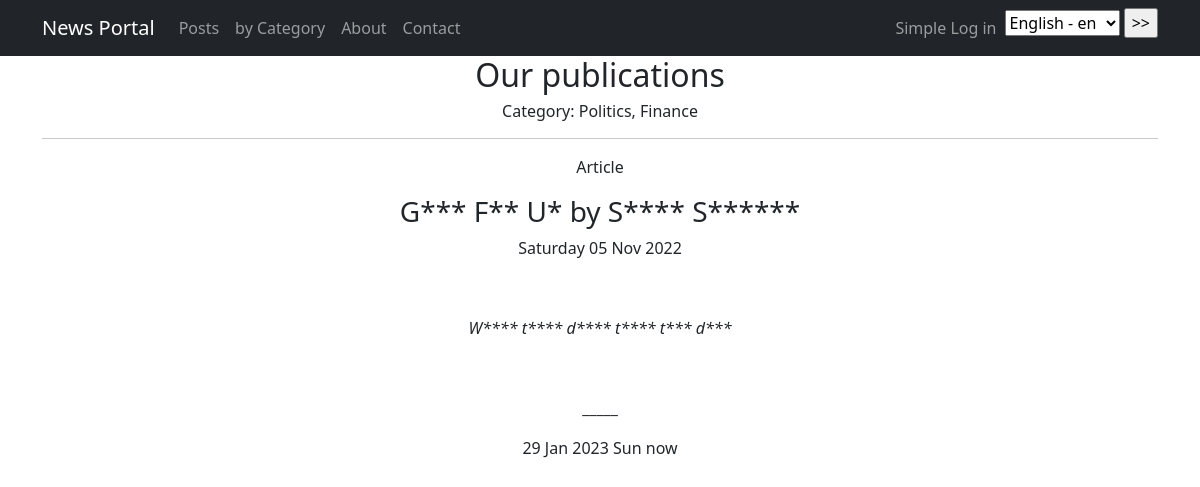
The page /posts/16 on the database its author committed.
### news/models.py (models this page shows, shortened)
class Category(models.Model):
    CATEGORIES = [
        ('NW', gettext_lazy('News')),
        ('PL', gettext_lazy('Politics')),
        ('FN', gettext_lazy('Finance')),
        ('ED', gettext_lazy('Education')),
        ('AT', gettext_lazy('Auto')),
        ('SP', gettext_lazy('Sport')),
    ]
    category = models.CharField(max_length=2, choices=CATEGORIES, default='NW')
    userCategory = models.ManyToManyField(User, through='UserCategory')

class Post(models.Model):
    POSTS = [
        ('N', gettext_lazy('News')),
        ('A', gettext_lazy('Article')),
    ]
    author = models.ForeignKey(Author, on_delete=models.CASCADE)
    post = models.CharField(gettext_lazy('post'), max_length=1, choices=POSTS, default='N')
    time_in = models.DateTimeField(auto_now_add=True)
    title = models.CharField(gettext_lazy('title'), max_length=128)
    text = models.TextField(gettext_lazy('text'), default='In progress')
    rating = models.SmallIntegerField(default=0)
    category = models.ManyToManyField(Category, through='PostCategory', verbose_name=gettext_lazy('category'))
    def get_title(self):
        return str(self.title).upper()
    def __str__(self):
        return f'{self.get_title()}'
    def getpost(self):
        return f'{self.get_post_display()}'

class Author(models.Model):
    userAuthor = models.OneToOneField(User, on_delete=models.CASCADE)
    rating = models.SmallIntegerField(default=0)

### news/views.py (the view)
# urls.py: path('<int:pk>', PostDetail.as_view(), name='post_detail'),
class PostDetail(DetailView):
    model = Post
    template_name = 'news/post.html'
    context_object_name = 'post'
    def get_object(self, *args, **kwargs):
        obj = cache.get(f'post-{self.kwargs["pk"]}', None)
        print('get from cashe: ', obj)
        if not obj:
            obj = super().get_object(queryset=self.queryset)
            print('set to cashe: ', obj)
            cache.set(f'post-{self.kwargs["pk"]}', obj)
        return obj

### news/context_processors/navbarcreateperm.py (called while the page is built)
def count_post_create(request, hours=24, limit=3):
    user = request.user
    today = datetime.now()
    count_period = today - timedelta(hours=hours)
    in_limit = 0
    if hasattr(user, 'author'):
        count_posts = Post.objects.filter(time_in__gte=count_period, author=user.author).count()
        in_limit = limit - count_posts if limit - count_posts > 0 else 0
    return {
        'in_limit': in_limit,
    }

### news/templatetags/custom_filters.py (called while the page is built)
@register.filter()
def authorfullname(field):
    return f'{field.userAuthor.first_name} {field.userAuthor.last_name.upper()}'

@register.filter(name='censor')
@stringfilter
def cens(value, rcode='*'):
    str_v = value
    for x in punctuation_list:
        str_v = str_v.replace(x, ' ')
    str_v = str_v.split(' ')
    for v in str_v:
        if profanity.censor(v) != v:
            value = value.replace(v, f"{v[0]}{rcode * (len(v) - 1)}")
    return value

### news/templatetags/custom_tags.py (called while the page is built)
@register.simple_tag()
def current_time(format_string='%b %d %Y'):
    return datetime.utcnow().strftime(format_string)

### templates/news/post.html (shortened to what this page needs)
{% extends 'flatpages/default.html' %}
{% load custom_filters %}
{% load custom_tags %}
{% load i18n %}
{% block content %}
    <h2>{% trans "Our publications" %}</h2>
    <h6> {% trans "Category" %}:
        {% for cat in post.category.all %}
            {% if not forloop.last %}
                {{ cat.get_category_display }},
            {% else %}
                {{ cat.get_category_display }}
            {% endif %}
        {% endfor %}
    </h6>
    <hr>
    <p>{{ post.getpost }}</p>
    <h3>{{ post.title|censor|upper }} {% trans "by" %} {{ post.author|authorfullname|censor }}</h3>
    <p>{{ post.time_in|date:'l d M Y' }}</p>
    <p>&nbsp;</p>
    <p><em>{{ post.text|censor }}</em></p>
    <p>&nbsp;</p>
<p>_____</p>
    <p>{% current_time '%d %b %Y %a' %} {% trans "now" %}</p>
{% endblock content %}

### templates/flatpages/default.html (shortened to what this page needs)
<!DOCTYPE html>
{% load i18n %}
<html lang="en">
    <head>
        {% load cache %}
        {% load static %}
        <link href="{% static 'css/styles.css' %}" rel="stylesheet" />
    </head>
    <body>
        <nav class="navbar navbar-expand-lg navbar-dark bg-dark static-top">
            <div class="container">
                {% cache 120 headerNP %}
                <a class="navbar-brand" href="/admin/">News Portal</a>
                {% endcache %}
                <div class="collapse navbar-collapse" id="navbarResponsive">
                    <ul class="navbar-nav ml-auto">
                        {% cache 10 headerPC %}
                        <li class="nav-item">
                            <a class="nav-link" href="/posts/">{% trans "Posts" %}</a>
                        </li>
                        <li class="nav-item">
                            <a class="nav-link" href="/posts/posts-by-category">{% trans "by Category" %}</a>
                        </li>
                        {% endcache %}
                        {% cache 10 headerAC %}
                        <li class="nav-item">
                            <a class="nav-link" href="/about/">{% trans "About" %}</a>
                        </li>
                        <li class="nav-item">
                            <a class="nav-link" href="/contact/">{% trans "Contact" %}</a>
                        </li>
                        {% endcache %}
                    </ul>
                </div>
                <div class="nav-right">
                    <ul class="navbar-nav ml-auto">
                        {% if not user.is_authenticated %}
                            <li class="nav-item">
                                <a class="nav-link" href="/simpleaccounts/login">{% trans "Simple Log in" %}</a>
                            </li>
                        {% endif %}
                            <li class="nav-item">
                                <form action="{% url 'set_language' %}" method="POST">
                                    <select name="language" id="">
                                        {% get_current_language as LANGUAGE_CODE %}
                                        {% get_available_languages as LANGUAGES %}
                                        {% get_language_info_list for LANGUAGES as languages %}
                                        {% for language in languages %}
                                            <option value="{{ language.code }}" {% if language.code == LANGUAGE_CODE %} selected {% endif %}>
                                                {{ language.name_local }} - {{ language.code }}
                                            </option>
                                        {% endfor %}
                                    </select>
                                    <input type="submit" value=">>">
                                </form>
                            </li>
                    </ul>
                </div>
            </div>
        </nav>
        <div class="container">
            <div class="row">
                <div class="col-lg-12 text-center">
                    {% block content %}{% endblock content %}
                </div>
            </div>
        </div>
    </body>
</html>

### rows shown on the page
Category: category "Politics"
Category: category "Finance"
Post: getpost "Article", title|censor "G*** F** U*", author|authorfullname "S**** S******", time_in "Saturday 05 Nov 2022", text|censor "W**** t**** d**** t**** t*** d***"

### other values the page prints
form field language "English - en"
